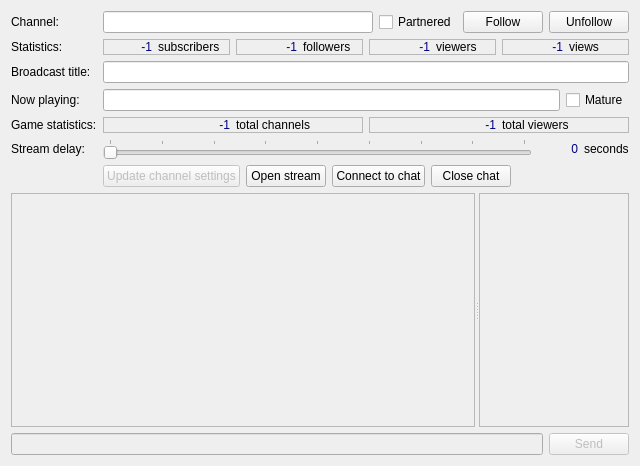
<?xml version="1.0" encoding="UTF-8"?>
<ui version="4.0">
 <class>ChannelInfo</class>
 <widget class="QWidget" name="ChannelInfo">
  <property name="geometry">
   <rect>
    <x>0</x>
    <y>0</y>
    <width>640</width>
    <height>466</height>
   </rect>
  </property>
  <property name="windowTitle">
   <string>Channel Info</string>
  </property>
  <layout class="QFormLayout" name="formLayout">
   <item row="0" column="0">
    <widget class="QLabel" name="lblChannel">
     <property name="text">
      <string>Channel:</string>
     </property>
    </widget>
   </item>
   <item row="0" column="1">
    <layout class="QHBoxLayout" name="horizontalLayout_5">
     <item>
      <widget class="QLineEdit" name="txtChannel">
       <property name="focusPolicy">
        <enum>Qt::ClickFocus</enum>
       </property>
       <property name="readOnly">
        <bool>true</bool>
       </property>
      </widget>
     </item>
     <item>
      <widget class="QCheckBox" name="chkPartner">
       <property name="focusPolicy">
        <enum>Qt::NoFocus</enum>
       </property>
       <property name="text">
        <string>Partnered</string>
       </property>
      </widget>
     </item>
     <item>
      <widget class="QPushButton" name="btnFollow">
       <property name="text">
        <string>Follow</string>
       </property>
      </widget>
     </item>
     <item>
      <widget class="QPushButton" name="btnUnfollow">
       <property name="text">
        <string>Unfollow</string>
       </property>
      </widget>
     </item>
    </layout>
   </item>
   <item row="1" column="0">
    <widget class="QLabel" name="lblChannelStats">
     <property name="text">
      <string>Statistics:</string>
     </property>
    </widget>
   </item>
   <item row="1" column="1">
    <layout class="QHBoxLayout" name="layChannelStats">
     <item>
      <widget class="QFrame" name="frmSubscribers">
       <property name="frameShape">
        <enum>QFrame::StyledPanel</enum>
       </property>
       <property name="frameShadow">
        <enum>QFrame::Raised</enum>
       </property>
       <layout class="QHBoxLayout" name="horizontalLayout_8">
        <property name="topMargin">
         <number>0</number>
        </property>
        <property name="bottomMargin">
         <number>0</number>
        </property>
        <item>
         <widget class="QLabel" name="lblNumSubscribers">
          <property name="styleSheet">
           <string notr="true">color: rgb(0, 0, 127)</string>
          </property>
          <property name="text">
           <string>-1</string>
          </property>
          <property name="alignment">
           <set>Qt::AlignRight|Qt::AlignTrailing|Qt::AlignVCenter</set>
          </property>
         </widget>
        </item>
        <item>
         <widget class="QLabel" name="lblSubscribers">
          <property name="text">
           <string>subscribers</string>
          </property>
         </widget>
        </item>
       </layout>
      </widget>
     </item>
     <item>
      <widget class="QFrame" name="frmFollowers">
       <property name="frameShape">
        <enum>QFrame::StyledPanel</enum>
       </property>
       <property name="frameShadow">
        <enum>QFrame::Raised</enum>
       </property>
       <layout class="QHBoxLayout" name="horizontalLayout_6">
        <property name="topMargin">
         <number>0</number>
        </property>
        <property name="bottomMargin">
         <number>0</number>
        </property>
        <item>
         <widget class="QLabel" name="lblNumFollowers">
          <property name="styleSheet">
           <string notr="true">color: rgb(0, 0, 127)</string>
          </property>
          <property name="text">
           <string>-1</string>
          </property>
          <property name="alignment">
           <set>Qt::AlignRight|Qt::AlignTrailing|Qt::AlignVCenter</set>
          </property>
         </widget>
        </item>
        <item>
         <widget class="QLabel" name="lblFollowers">
          <property name="text">
           <string>followers</string>
          </property>
         </widget>
        </item>
       </layout>
      </widget>
     </item>
     <item>
      <widget class="QFrame" name="frmViewers">
       <property name="frameShape">
        <enum>QFrame::StyledPanel</enum>
       </property>
       <property name="frameShadow">
        <enum>QFrame::Raised</enum>
       </property>
       <layout class="QHBoxLayout" name="horizontalLayout_9">
        <property name="topMargin">
         <number>0</number>
        </property>
        <property name="bottomMargin">
         <number>0</number>
        </property>
        <item>
         <widget class="QLabel" name="lblNumViewers">
          <property name="styleSheet">
           <string notr="true">color: rgb(0, 0, 127)</string>
          </property>
          <property name="text">
           <string>-1</string>
          </property>
          <property name="alignment">
           <set>Qt::AlignRight|Qt::AlignTrailing|Qt::AlignVCenter</set>
          </property>
         </widget>
        </item>
        <item>
         <widget class="QLabel" name="lblViewers">
          <property name="text">
           <string>viewers</string>
          </property>
         </widget>
        </item>
       </layout>
      </widget>
     </item>
     <item>
      <widget class="QFrame" name="frmViews">
       <property name="frameShape">
        <enum>QFrame::StyledPanel</enum>
       </property>
       <property name="frameShadow">
        <enum>QFrame::Raised</enum>
       </property>
       <layout class="QHBoxLayout" name="horizontalLayout_10">
        <property name="topMargin">
         <number>0</number>
        </property>
        <property name="bottomMargin">
         <number>0</number>
        </property>
        <item>
         <widget class="QLabel" name="lblNumViews">
          <property name="styleSheet">
           <string notr="true">color: rgb(0, 0, 127)</string>
          </property>
          <property name="text">
           <string>-1</string>
          </property>
          <property name="alignment">
           <set>Qt::AlignRight|Qt::AlignTrailing|Qt::AlignVCenter</set>
          </property>
         </widget>
        </item>
        <item>
         <widget class="QLabel" name="label">
          <property name="text">
           <string>views</string>
          </property>
         </widget>
        </item>
       </layout>
      </widget>
     </item>
    </layout>
   </item>
   <item row="2" column="0">
    <widget class="QLabel" name="lblTitle">
     <property name="text">
      <string>Broadcast title:</string>
     </property>
    </widget>
   </item>
   <item row="2" column="1">
    <widget class="QLineEdit" name="txtTitle"/>
   </item>
   <item row="3" column="0">
    <widget class="QLabel" name="lblPlaying">
     <property name="text">
      <string>Now playing:</string>
     </property>
    </widget>
   </item>
   <item row="3" column="1">
    <layout class="QHBoxLayout" name="horizontalLayout_7">
     <item>
      <widget class="QLineEdit" name="txtPlaying"/>
     </item>
     <item>
      <widget class="QCheckBox" name="chkMature">
       <property name="text">
        <string>Mature</string>
       </property>
      </widget>
     </item>
    </layout>
   </item>
   <item row="4" column="0">
    <widget class="QLabel" name="lblGameStats">
     <property name="text">
      <string>Game statistics:</string>
     </property>
    </widget>
   </item>
   <item row="4" column="1">
    <layout class="QHBoxLayout" name="horizontalLayout">
     <item>
      <widget class="QFrame" name="frame_5">
       <property name="frameShape">
        <enum>QFrame::StyledPanel</enum>
       </property>
       <property name="frameShadow">
        <enum>QFrame::Raised</enum>
       </property>
       <layout class="QHBoxLayout" name="horizontalLayout_11">
        <property name="topMargin">
         <number>0</number>
        </property>
        <property name="bottomMargin">
         <number>0</number>
        </property>
        <item>
         <widget class="QLabel" name="lblNumGameChannels">
          <property name="styleSheet">
           <string notr="true">color: rgb(0, 0, 127)</string>
          </property>
          <property name="text">
           <string>-1</string>
          </property>
          <property name="alignment">
           <set>Qt::AlignRight|Qt::AlignTrailing|Qt::AlignVCenter</set>
          </property>
         </widget>
        </item>
        <item>
         <widget class="QLabel" name="lblGameChannels">
          <property name="text">
           <string>total channels</string>
          </property>
         </widget>
        </item>
       </layout>
      </widget>
     </item>
     <item>
      <widget class="QFrame" name="frame_6">
       <property name="frameShape">
        <enum>QFrame::StyledPanel</enum>
       </property>
       <property name="frameShadow">
        <enum>QFrame::Raised</enum>
       </property>
       <layout class="QHBoxLayout" name="horizontalLayout_12">
        <property name="topMargin">
         <number>0</number>
        </property>
        <property name="bottomMargin">
         <number>0</number>
        </property>
        <item>
         <widget class="QLabel" name="lblNumGameViewers">
          <property name="styleSheet">
           <string notr="true">color: rgb(0, 0, 127)</string>
          </property>
          <property name="text">
           <string>-1</string>
          </property>
          <property name="alignment">
           <set>Qt::AlignRight|Qt::AlignTrailing|Qt::AlignVCenter</set>
          </property>
         </widget>
        </item>
        <item>
         <widget class="QLabel" name="lblGameViewers">
          <property name="text">
           <string>total viewers</string>
          </property>
         </widget>
        </item>
       </layout>
      </widget>
     </item>
    </layout>
   </item>
   <item row="5" column="0">
    <widget class="QLabel" name="lblDelay">
     <property name="text">
      <string>Stream delay:</string>
     </property>
    </widget>
   </item>
   <item row="5" column="1">
    <layout class="QHBoxLayout" name="horizontalLayout_2">
     <item>
      <widget class="QSlider" name="sliDelay">
       <property name="maximum">
        <number>120</number>
       </property>
       <property name="pageStep">
        <number>15</number>
       </property>
       <property name="orientation">
        <enum>Qt::Horizontal</enum>
       </property>
       <property name="tickPosition">
        <enum>QSlider::TicksAbove</enum>
       </property>
       <property name="tickInterval">
        <number>15</number>
       </property>
      </widget>
     </item>
     <item>
      <widget class="QLabel" name="lblNumDelay">
       <property name="minimumSize">
        <size>
         <width>40</width>
         <height>0</height>
        </size>
       </property>
       <property name="styleSheet">
        <string notr="true">color: rgb(0, 0, 127)</string>
       </property>
       <property name="text">
        <string>0</string>
       </property>
       <property name="alignment">
        <set>Qt::AlignRight|Qt::AlignTrailing|Qt::AlignVCenter</set>
       </property>
      </widget>
     </item>
     <item>
      <widget class="QLabel" name="lblDelaySeconds">
       <property name="text">
        <string>seconds</string>
       </property>
      </widget>
     </item>
    </layout>
   </item>
   <item row="6" column="1">
    <layout class="QHBoxLayout" name="horizontalLayout_3">
     <item>
      <widget class="QPushButton" name="btnUpdate">
       <property name="enabled">
        <bool>false</bool>
       </property>
       <property name="sizePolicy">
        <sizepolicy hsizetype="Fixed" vsizetype="Fixed">
         <horstretch>0</horstretch>
         <verstretch>0</verstretch>
        </sizepolicy>
       </property>
       <property name="text">
        <string>Update channel settings</string>
       </property>
      </widget>
     </item>
     <item>
      <widget class="QPushButton" name="btnOpenStream">
       <property name="sizePolicy">
        <sizepolicy hsizetype="Fixed" vsizetype="Fixed">
         <horstretch>0</horstretch>
         <verstretch>0</verstretch>
        </sizepolicy>
       </property>
       <property name="text">
        <string>Open stream</string>
       </property>
      </widget>
     </item>
     <item>
      <widget class="QPushButton" name="btnOpenChat">
       <property name="sizePolicy">
        <sizepolicy hsizetype="Fixed" vsizetype="Fixed">
         <horstretch>0</horstretch>
         <verstretch>0</verstretch>
        </sizepolicy>
       </property>
       <property name="text">
        <string>Connect to chat</string>
       </property>
      </widget>
     </item>
     <item>
      <widget class="QPushButton" name="btnCloseChat">
       <property name="sizePolicy">
        <sizepolicy hsizetype="Fixed" vsizetype="Fixed">
         <horstretch>0</horstretch>
         <verstretch>0</verstretch>
        </sizepolicy>
       </property>
       <property name="text">
        <string>Close chat</string>
       </property>
      </widget>
     </item>
    </layout>
   </item>
   <item row="7" column="0" colspan="2">
    <widget class="QWidget" name="wdgChat" native="true">
     <property name="sizePolicy">
      <sizepolicy hsizetype="Preferred" vsizetype="Expanding">
       <horstretch>0</horstretch>
       <verstretch>1</verstretch>
      </sizepolicy>
     </property>
     <layout class="QVBoxLayout" name="verticalLayout_3">
      <property name="leftMargin">
       <number>0</number>
      </property>
      <property name="topMargin">
       <number>0</number>
      </property>
      <property name="rightMargin">
       <number>0</number>
      </property>
      <property name="bottomMargin">
       <number>0</number>
      </property>
      <item>
       <widget class="QSplitter" name="splitter">
        <property name="sizePolicy">
         <sizepolicy hsizetype="Expanding" vsizetype="Preferred">
          <horstretch>0</horstretch>
          <verstretch>1</verstretch>
         </sizepolicy>
        </property>
        <property name="orientation">
         <enum>Qt::Horizontal</enum>
        </property>
        <widget class="QTextEdit" name="txtChat">
         <property name="enabled">
          <bool>false</bool>
         </property>
         <property name="sizePolicy">
          <sizepolicy hsizetype="Expanding" vsizetype="Expanding">
           <horstretch>5</horstretch>
           <verstretch>0</verstretch>
          </sizepolicy>
         </property>
         <property name="focusPolicy">
          <enum>Qt::ClickFocus</enum>
         </property>
         <property name="readOnly">
          <bool>true</bool>
         </property>
        </widget>
        <widget class="QListWidget" name="lstChatUsers">
         <property name="enabled">
          <bool>false</bool>
         </property>
         <property name="sizePolicy">
          <sizepolicy hsizetype="Minimum" vsizetype="Expanding">
           <horstretch>1</horstretch>
           <verstretch>0</verstretch>
          </sizepolicy>
         </property>
         <property name="minimumSize">
          <size>
           <width>150</width>
           <height>0</height>
          </size>
         </property>
         <property name="maximumSize">
          <size>
           <width>200</width>
           <height>16777215</height>
          </size>
         </property>
         <property name="alternatingRowColors">
          <bool>true</bool>
         </property>
         <property name="selectionMode">
          <enum>QAbstractItemView::SingleSelection</enum>
         </property>
         <property name="selectionBehavior">
          <enum>QAbstractItemView::SelectRows</enum>
         </property>
        </widget>
       </widget>
      </item>
      <item>
       <layout class="QHBoxLayout" name="horizontalLayout_4">
        <item>
         <widget class="QLineEdit" name="txtMessage">
          <property name="enabled">
           <bool>false</bool>
          </property>
         </widget>
        </item>
        <item>
         <widget class="QPushButton" name="btnChat">
          <property name="enabled">
           <bool>false</bool>
          </property>
          <property name="focusPolicy">
           <enum>Qt::ClickFocus</enum>
          </property>
          <property name="text">
           <string>Send</string>
          </property>
         </widget>
        </item>
       </layout>
      </item>
     </layout>
    </widget>
   </item>
  </layout>
 </widget>
 <tabstops>
  <tabstop>txtTitle</tabstop>
  <tabstop>txtPlaying</tabstop>
  <tabstop>chkMature</tabstop>
  <tabstop>sliDelay</tabstop>
  <tabstop>btnUpdate</tabstop>
  <tabstop>btnOpenStream</tabstop>
  <tabstop>btnOpenChat</tabstop>
  <tabstop>txtMessage</tabstop>
 </tabstops>
 <resources/>
 <connections>
  <connection>
   <sender>txtMessage</sender>
   <signal>returnPressed()</signal>
   <receiver>btnChat</receiver>
   <slot>click()</slot>
   <hints>
    <hint type="sourcelabel">
     <x>482</x>
     <y>550</y>
    </hint>
    <hint type="destinationlabel">
     <x>522</x>
     <y>550</y>
    </hint>
   </hints>
  </connection>
 </connections>
</ui>
